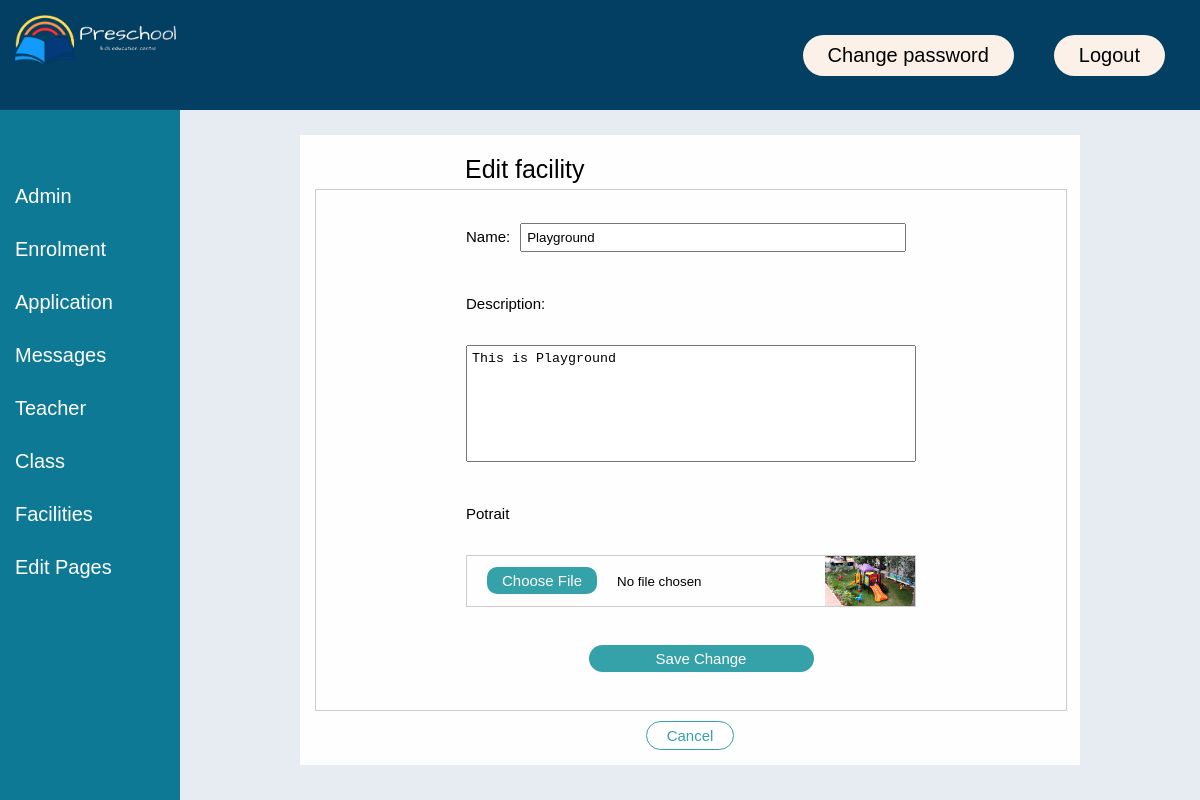
Page /facility/facility_edit.php?id=9 (signed in) on the committed database.
### tables this page shows
CREATE TABLE `facilities` (
  `faci_id` int(11) NOT NULL,
  `faci_name` varchar(120) DEFAULT NULL,
  `faci_photo` varchar(120) DEFAULT NULL,
  `faci_desc` text DEFAULT NULL
);

### facility/facility_edit.php (the view, shortened to what this page needs)
<?php
include("../config.php");
?>
<!DOCTYPE html>
<html lang="en">
  <head>
    <link rel="stylesheet" href="../css/teacher_admin.css">
    <link rel="stylesheet" href="../css/admin_header.css">
</head>
<body>
    <?php include('../admin_header.php');
    $faci_name = "";
    $faci_desc="";
    $faci_photo =" ";
    if(isset($_GET["id"]) && $_GET["id"] != ""){ ;
        $sql = "SELECT * FROM facilities WHERE faci_id=". $_GET["id"];
        $result = mysqli_query($conn, $sql);
        if (mysqli_num_rows($result) > 0) {
            $row = mysqli_fetch_assoc($result);
            $faci_name = $row["faci_name"];
            $faci_desc= $row["faci_desc"];
            $faci_photo = $row["faci_photo"];
        }
    }
    ?>
    <div class="teacher_add_div">
        <h1>Edit facility</h1>
        <form action="facility_edit_action.php" method="post"  enctype="multipart/form-data">
            <div class="name_email_div">
                <label for="faci_name">Name:</label>
                <input type="text" id="faci_name" name="faci_name" value="<?php echo $faci_name ?>" required>
            </div>
            <label for="faci_desc">Description:</label>
            <textarea type="text" id="faci_desc" name="faci_desc" cols="30" rows="7"><?php echo $faci_desc ?></textarea>
            <label for="faci_photo">Potrait</label>
            <div class="upload_pic_div">
                <input type="file" id="img_file" name="img_file"  accept=".jpg, .jpeg, .png" onchange="previewImage()">
                <img src="img/<?php echo $faci_photo ?>" id="img_preview" alt="Image Preview">
            </div>
            <div class="teacher_add_button">
                <input type="submit" value="Save Change">
            </div>
        </form>
        <div style="display: flex;  justify-content: center; align-items: center;">
            <a href="facility.php" onclick='return confirm("Stop Editing?");'><button>Cancel</button></a>
        </div>
    </div>
</body>
</html>

### css/teacher_admin.css (style rules this page uses)
.teacher_add_div { height: 75%; margin: 25px; margin-left: 25%; margin-right: 10%; padding: 15px; display: flex; justify-content: space-evenly; flex-direction: column; background-color: #fefefe; }
.teacher_add_div h1 { width: 60%; margin: 5px; margin-left: auto; margin-right: auto; text-align: left; font-size: 25px; font-weight: normal; }
.teacher_add_div form { margin: 0; margin-left: auto; margin-right: auto; padding: 0 20%; height: 100%; width: 60%; display: flex; justify-content: space-evenly; flex-direction: column; border: solid 1px #ccc; font-size: 15px; }
.name_email_div { width: 100%; margin-top: 5px; display: flex; justify-content: space-between; }
.name_email_div label, input { margin-right: 10px; }
.teacher_add_div input { width: 100%; padding: 5px; margin-bottom: 10px; box-sizing: border-box; }
.teacher_add_div label { margin-top: 5px; margin-bottom: 5px; }
.teacher_add_div textarea { padding: 5px; margin-bottom: 10px; resize: none; }
.teacher_add_div input[type="file"] { margin-right: 0px; }
.upload_pic_div { display: flex; align-items: center; border: solid 1px #ccc; margin-bottom: 10px; }
.upload_pic_div input { margin-bottom: 0; padding: 10px 20px; }
.upload_pic_div img { width: 20%; }
.teacher_add_button { display: flex; justify-content: space-evenly; }
.teacher_add_button input[type="submit"], input[type="reset"] { text-align: center; margin: 0px 20px; margin-bottom: 10px; width: 50%; }
.teacher_add_div input[type="submit"], input[type="reset"] { margin-right: 0; padding: 5px 20px; align-items: center; text-align: center; background-color: #35a2a9; border: none; border-radius: 50px; font-size: 15px; color: #fefefe; }
.teacher_add_div button { margin-top: 10px; margin-left: auto; margin-right: auto; padding: 5px 20px; text-align: center; background-color: #fefefe; border: solid 1px #35a2a9; border-radius: 50px; font-size: 15px; color: #35a2a9; }

### css/admin_header.css (style rules this page uses)
html { height: 100%; }
body { font-family: "Montserrat", sans-serif; font-weight: 500; font-size: 20px; text-decoration: none; box-sizing: border-box; height: 100%; margin: 0; padding: 0; background-color: #e6ecf1; }

### rows in the picture
facilities: faci_name "Playground", faci_desc "This is Playground", faci_photo (picture)
